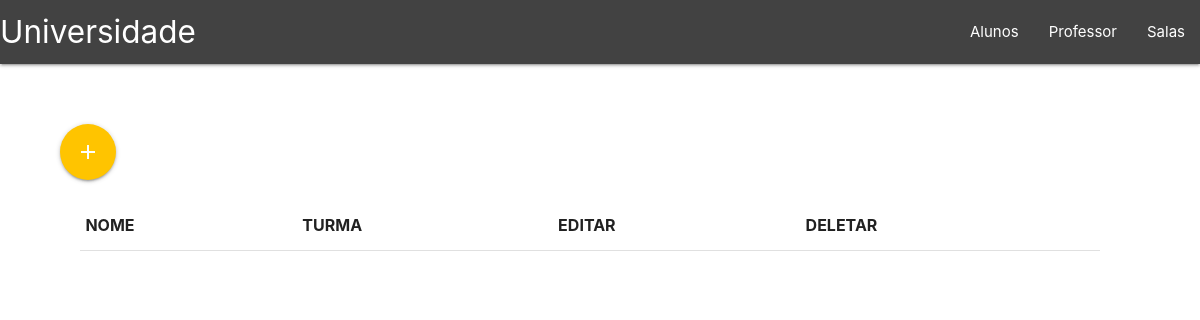
/Aluno/Aluno.php, run on an earlier commit of the app's database.
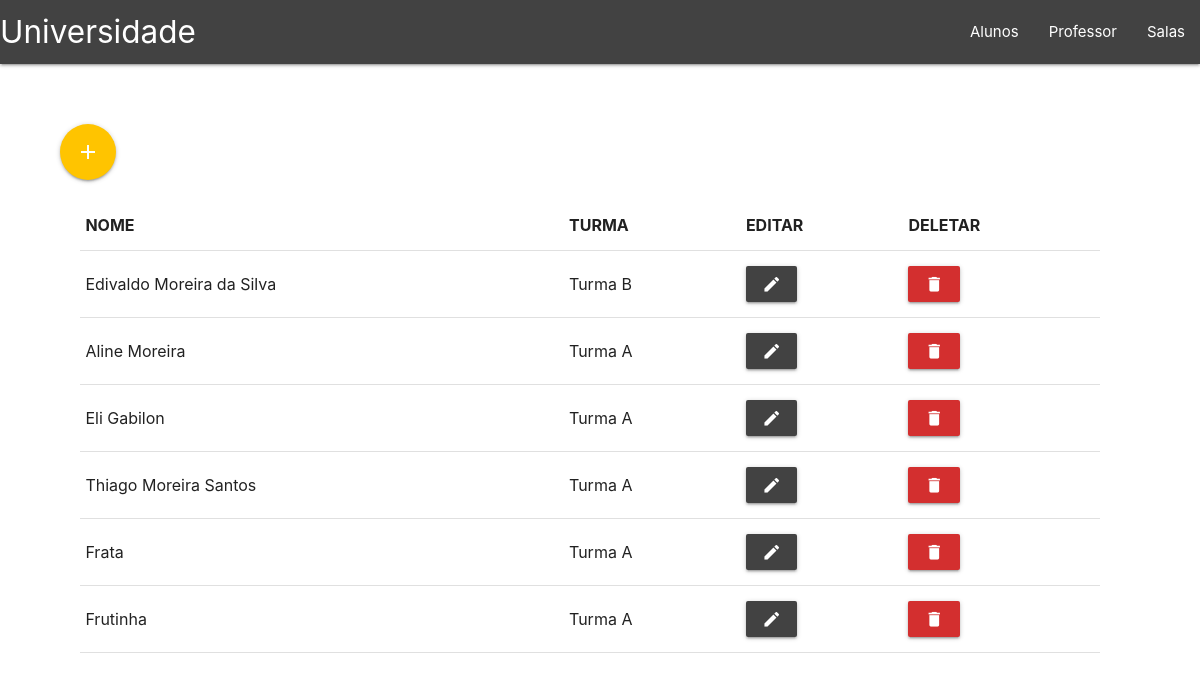
And on a later commit of the database.
### tables this page shows
CREATE TABLE IF NOT EXISTS `aluno` (
  `id` int(11) NOT NULL AUTO_INCREMENT,
  `nome` varchar(100) NOT NULL,
  `turmaAluno` varchar(50) NOT NULL,
  PRIMARY KEY (`id`),
  KEY `turma` (`turmaAluno`)
);

CREATE TABLE IF NOT EXISTS `sala` (
  `idSala` int(20) NOT NULL AUTO_INCREMENT,
  `nomeSala` varchar(100) NOT NULL,
  `capacidade` int(10) NOT NULL,
  PRIMARY KEY (`idSala`)
);

### Url.php (called while the page is built)
<?php
$Url = "http://localhost";

### php/read.php (called while the page is built)
<?php
include ("conect/conect.php");
if($page == "professor"){
    $consulta = "SELECT professor.id,professor.nome,sala.nomeSala,sala.idSala FROM Professor INNER JOIN sala on professor.turmaProfessor = sala.idSala";
}elseif ($page == "aluno"){
    $consulta = "SELECT aluno.id,aluno.nome,sala.nomeSala, sala.idSala FROM aluno INNER JOIN sala on aluno.turmaAluno = sala.idSala";
}elseif($page == "sala"){
    $consulta = "SELECT * FROM sala";
}
$read = $conn->query($consulta) or die ($mysqli->error);

### Aluno/Aluno.php (the view)
<?php
$page = "aluno";
include("../php/read.php");
?>
<?php include("../Head.php"); ?>
<div class="div-lista ">
    <div class="row">
        <legend><a class="amber accent-3 s12 m6 btn-floating btn-large waves-effect waves-light" href="AlunoCreate.php"><i class="material-icons">add</i></a></legend>
    </div>
    <div class="row transparent">
        <table class="table-lista highlight">
            <thead>
                <tr>
                    <th class="s12 m4">NOME</th>
                    <th class="s12 m4">TURMA</th>
                    <th class="s12 m4">EDITAR</th>
                    <th class="s12 m4">DELETAR</th>
                </tr>
            </thead>
            <tbody>
                <?php while ($dado = $read->fetch_array()){?>
                <tr>
                    <td><?php echo $dado["nome"];?></td>
                    <td><?php  echo $dado["nomeSala"];?></td>
                    <td>
                        <a class="waves-effect modal-trigger btn grey darken-3" href="AlunoEdit.php?id=<?= $dado['id']?>"><i class="material-icons prefix">create</i></a>
                    </td>
                    <td>
                        <a class="waves-effect modal-trigger btn red darken-2" href="../php/delete.php?id=<?= $dado['id']?>&page=aluno"><i class="material-icons prefix">delete</i></a>
                    </td>
                </tr>
                <?php }?>
            </tbody>
        </table>
    </div>
</div>
<?php include ("../Footer.php");?>

### Head.php (shortened to what this page needs)
<?php
include("Url.php");
?>
<html>
<head>
    <link rel="stylesheet" href="<?php echo("$Url")?>/SistemaEscolar/materialize/css/materialize.min.css">
    <link rel="stylesheet" href="<?php echo("$Url")?>/SistemaEscolar/Arquivos/css/estilo.css">
</head>
<body>
<nav>
    <div class="nav-wrapper  grey darken-3">
        <a href="<?php echo("$Url")?>/SistemaEscolar/Home.php" class="brand-logo">Universidade</a>
        <ul id="nav-mobile" class="right hide-on-med-and-down">
            <li><a href="<?php echo("$Url")?>/SistemaEscolar/Aluno/Aluno.php">Alunos</a></li>
            <li><a href="<?php echo("$Url")?>/SistemaEscolar/Professor/Professor.php">Professor</a></li>
            <li><a href="#">Salas</a></li>
        </ul>
    </div>
</nav>

### Footer.php (shortened to what this page needs)
<?php include("Url.php");?>
</body>
</html>

### Arquivos/css/estilo.css (style rules this page uses)
.table-lista { margin: 0 0 0 2%; }
.div-lista { margin: 5% 10% 0 5%; }

What changed in the data, as far as the page shows it:
now on this page (row edited): aluno: nome "Edivaldo Moreira da Silva", sala.nomeSala "Turma B"
now on this page (row edited): aluno: nome "Aline Moreira", sala.nomeSala "Turma A"
now on this page (row edited): aluno: nome "Eli Gabilon", sala.nomeSala "Turma A"
now on this page (row edited): aluno: nome "Thiago Moreira Santos", sala.nomeSala "Turma A"
added aluno: nome "Frata", sala.nomeSala "Turma A"
added aluno: nome "Frutinha", sala.nomeSala "Turma A"
